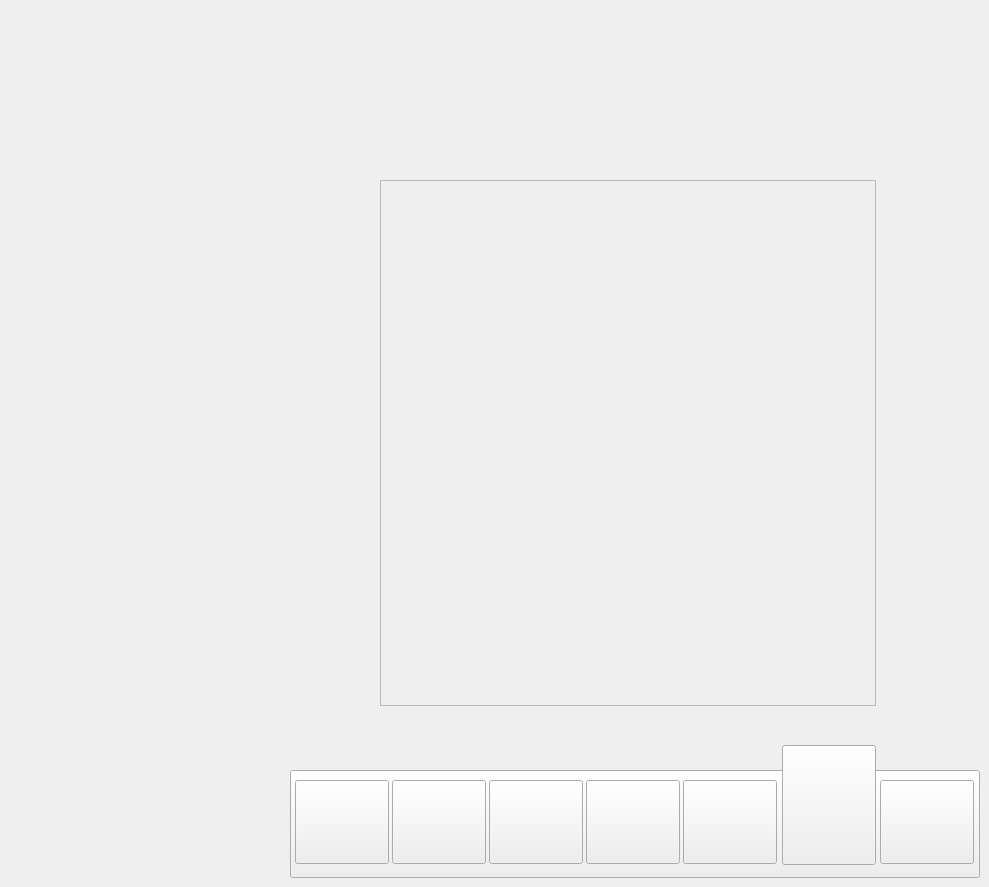
     <widget class="QWidget" name="NULL_9">
      <widget class="QPushButton" name="RS_ES03">
       <property name="geometry">
        <rect>
         <x>489</x>
         <y>780</y>
         <width>94</width>
         <height>84</height>
        </rect>
       </property>
       <property name="styleSheet">
        <string notr="true">border-image: url(:/PNG/Asset 9.png);</string>
       </property>
       <property name="text">
        <string/>
       </property>
      </widget>
      <widget class="QPushButton" name="M_ES03">
       <property name="geometry">
        <rect>
         <x>586</x>
         <y>780</y>
         <width>94</width>
         <height>84</height>
        </rect>
       </property>
       <property name="styleSheet">
        <string notr="true">border-image: url(:/PNG/Asset 10.png);</string>
       </property>
       <property name="text">
        <string/>
       </property>
      </widget>
      <widget class="QPushButton" name="OS_ES03">
       <property name="geometry">
        <rect>
         <x>295</x>
         <y>780</y>
         <width>94</width>
         <height>84</height>
        </rect>
       </property>
       <property name="styleSheet">
        <string notr="true">border-image: url(:/PNG/Asset 7.png);</string>
       </property>
       <property name="text">
        <string/>
       </property>
      </widget>
      <widget class="QPushButton" name="DS_ES03">
       <property name="geometry">
        <rect>
         <x>392</x>
         <y>780</y>
         <width>94</width>
         <height>84</height>
        </rect>
       </property>
       <property name="styleSheet">
        <string notr="true">border-image: url(:/PNG/Asset 8.png);</string>
       </property>
       <property name="text">
        <string/>
       </property>
      </widget>
      <widget class="QPushButton" name="SolidBG_23">
       <property name="geometry">
        <rect>
         <x>290</x>
         <y>770</y>
         <width>690</width>
         <height>108</height>
        </rect>
       </property>
       <property name="styleSheet">
        <string notr="true">border-image: url(:/PNG/Asset 2.png);</string>
       </property>
       <property name="text">
        <string/>
       </property>
      </widget>
      <widget class="QPushButton" name="SS_ES03">
       <property name="geometry">
        <rect>
         <x>880</x>
         <y>780</y>
         <width>94</width>
         <height>84</height>
        </rect>
       </property>
       <property name="styleSheet">
        <string notr="true">border-image: url(:/PNG/Asset 13.png);</string>
       </property>
       <property name="text">
        <string/>
       </property>
      </widget>
      <widget class="QPushButton" name="NS_ES03">
       <property name="geometry">
        <rect>
         <x>683</x>
         <y>780</y>
         <width>94</width>
         <height>84</height>
        </rect>
       </property>
       <property name="styleSheet">
        <string notr="true">border-image: url(:/PNG/Asset 11.png);</string>
       </property>
       <property name="text">
        <string/>
       </property>
      </widget>
      <widget class="QFrame" name="frame_7">
       <property name="geometry">
        <rect>
         <x>380</x>
         <y>180</y>
         <width>496</width>
         <height>526</height>
        </rect>
       </property>
       <property name="styleSheet">
        <string notr="true">border-image: url(:/PNG/Asset 23.png);</string>
       </property>
       <property name="frameShape">
        <enum>QFrame::Shape::StyledPanel</enum>
       </property>
       <property name="frameShadow">
        <enum>QFrame::Shadow::Raised</enum>
       </property>
      </widget>
      <widget class="QPushButton" name="ES_ES03">
       <property name="geometry">
        <rect>
         <x>782</x>
         <y>745</y>
         <width>94</width>
         <height>120</height>
        </rect>
       </property>
       <property name="styleSheet">
        <string notr="true">border-image: url(:/PNG/sdf.png);</string>
       </property>
       <property name="text">
        <string/>
       </property>
      </widget>
      <zorder>SolidBG_23</zorder>
      <zorder>RS_ES03</zorder>
      <zorder>M_ES03</zorder>
      <zorder>OS_ES03</zorder>
      <zorder>DS_ES03</zorder>
      <zorder>SS_ES03</zorder>
      <zorder>NS_ES03</zorder>
      <zorder>frame_7</zorder>
      <zorder>ES_ES03</zorder>
     </widget>
